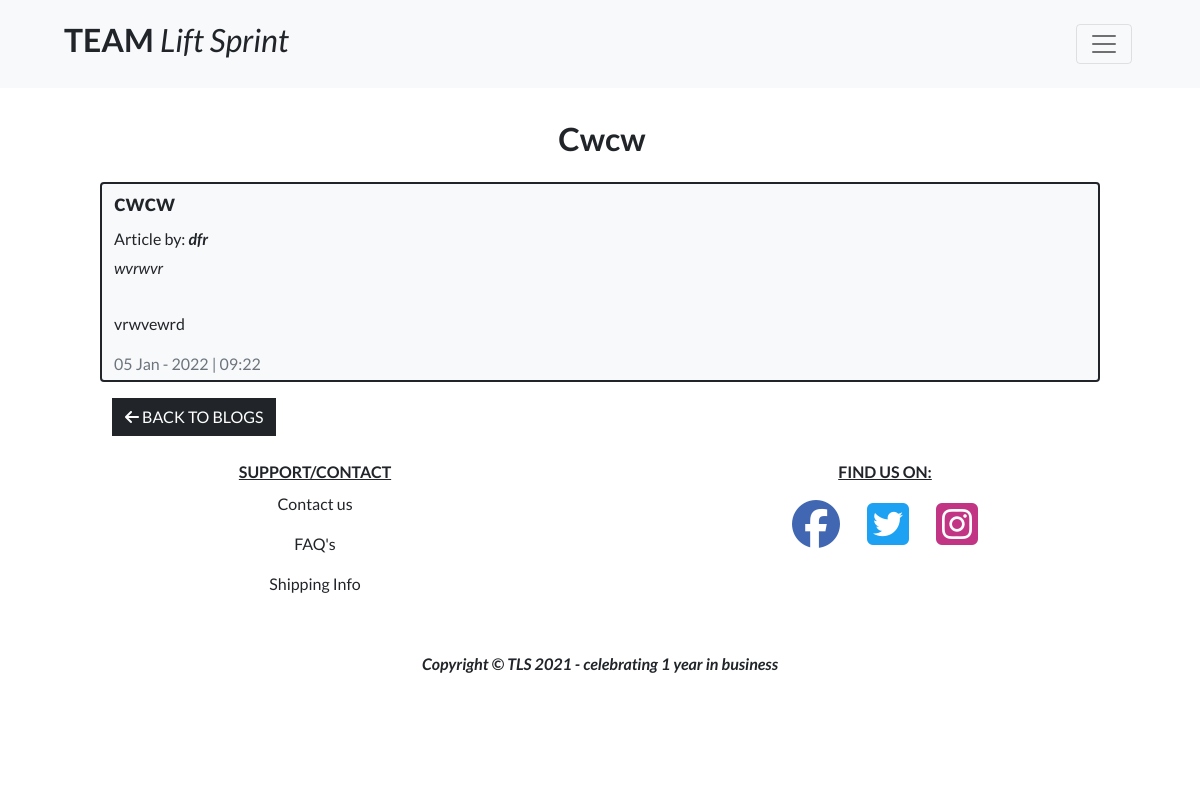
The page /blog/cwrvghtyytrv/ on the database its author committed.
### blog/models.py (models this page shows, shortened)
class Post(models.Model):
    class Meta:
        ordering = ['-date_added']
    blog = models.ForeignKey(
        Blog, related_name="posts", on_delete=models.CASCADE)
    title = models.CharField(max_length=100)
    slug = models.SlugField()
    author = models.CharField(max_length=255)
    intro = models.TextField()
    article = models.TextField()
    date_added = models.DateTimeField(auto_now_add=True)

### blog/views.py (the view)
# urls.py: path('<slug:slug>/', views.post_detail, name='post_detail'),
def post_detail(request, slug):
    post = Post.objects.get(slug=slug)
    template = 'blog/post_detail.html'
    context = {
        'post': post,
    }
    return render(request, template, context)

### bag/contexts.py (called while the page is built, shortened)
def bag_contents(request):
    bag_items = []
    total = 0
    product_count = 0
    bag = request.session.get('bag', {})
    if total < settings.FREE_DELIVERY_THRESHOLD:
        delivery = total * Decimal(settings.STANDARD_DELIVERY_PERCENTAGE / 100)
        free_delivery_delta = settings.FREE_DELIVERY_THRESHOLD - total
    else:
        delivery = 0
        free_delivery_delta = 0
    grand_total = delivery + total
    context = {
        'bag_items': bag_items,
        'total': total,
        'product_count': product_count,
        'delivery': delivery,
        'free_delivery_delta': free_delivery_delta,
        'free_delivery_threshold': settings.FREE_DELIVERY_THRESHOLD,
        'grand_total': grand_total,
    }
    return context

### blog/templates/blog/post_detail.html (shortened to what this page needs)
{% extends "base.html" %}
{% load static %}
{% block page_header %}
    <div class="container position-relative pt-5 p-2 g-0">
    </div>
{% endblock %}
{% block content %}
<div class="overlay"></div>
    <div class="container position-relative pt-5 g-0">
        <div class="row">
            <div class="col">
                <h2 class="fw-bold text-center text-capitalize mb-4 mt-3 ms-1">{{ post.title}}</h2>
            </div>
        </div>
    </div>
    <div class="container col-10">
        <div class="row bg-light text-dark border border-dark rounded-2 border-2">
            <div class="col-lg-8 col-12 mt-1">
                <h4 class = "fw-bold">{{ post.title }}</h4>
            </div>
            <div class="col-lg-8 col-12 mt-1">
                <h6>Article by: <i><strong>{{ post.author }}</strong></i></h6>
            </div>
            <div class="col-12 col-md-11">
                <p><i>{{ post.intro }}</i></p>
            </div>
            <div class="col-12 col-md-11">
                <p>{{ post.article|linebreaks }}</p>
            </div>
            <div class="col-8 mb-1">
                <div class="text-muted">{{ post.date_added | date:"d M - Y | h:i"}}</div>
            </div>
        </div>
        <a class="btn btn-dark rounded-0 mt-3 mb-3 text-uppercase" href="{% url 'blog' %}"><i class="fas fa-arrow-left"></i> Back to Blogs</a>
    </div>
{% endblock %}

### static/css/base.css (style rules this page uses)
html { height: 100%; }
body { font-family: 'Lato'; }
.overlay { height: 100%; width: 100%; top: 0; left: 0; position: fixed; background: white; z-index: -1; }

### rows shown on the page
Post: title "Cwcw", title "cwcw", author "dfr", intro "wvrwvr", article "vrwvewrd", post.date_added|date:'dM-Y|h:i' "05 Jan - 2022 | 09:22"
